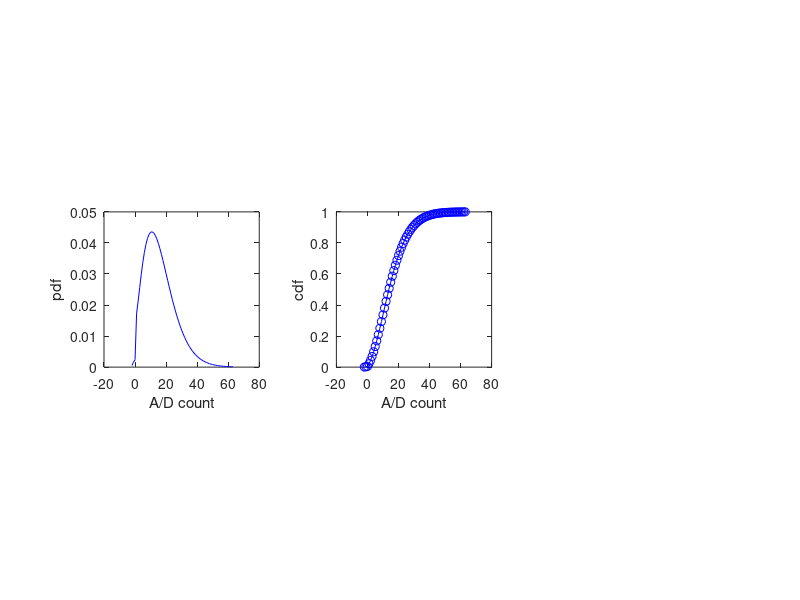

Source code (MATLAB): (Note: this script raises an error after producing the figure.)
clc
clear all
close all


% Define the camera parameters
% ----------------------------

i = 0; % Intensity in photons
q = 0.9; % Quantum yield
c = 5; % Charges (in electrons) that are created during the transfer from the detector to the EM register
g = 200; % Electronic gain of the emCCD detector
f = 63; % A/D factor or detector sensitivity
r = 72; % Readout noise

% Define the intensity (count) probability function
% -------------------------------------------------

l = i*q + c;

P_pos = @(Nic) 1/(sqrt(2*pi)*r) * exp(-l - (f*Nic)^2/(2*r^2)) + 2/g * ncx2pdf(2*l,4,2*f*Nic/g);
P_neg = @(Nic) 1/(sqrt(2*pi)*r) * exp(-l - (f*Nic)^2/(2*r^2));

% Calculate the distribution according to the parameters defined above
% --------------------------------------------------------------------

Min_count = -1000;
Max_count = 14000;
Count = Min_count : 1 : Max_count;
pdf = zeros(1,Max_count-Min_count);
pdf = double(pdf);

for Nic = Min_count : 1 : Max_count
    
    n = Nic - Min_count + 1;
    if Nic>0
        pdf(n) = P_pos(Nic);
    else
        pdf(n) = P_neg(Nic);
    end
end

% Recalculate the range of count values according to the values of the pdf
% ------------------------------------------------------------------------

pdf = pdf / sum(pdf);
Idx_Min = find(pdf>0.0001, 1, 'first');
Idx_Max = find(pdf>0.0001, 1, 'last');

Count = Count(Idx_Min:Idx_Max);
pdf = pdf(Idx_Min:Idx_Max);
NCount = size(Count,2);

figure(1)
subplot(1,3,1)
plot(Count, pdf, '-b')
axis square
xlabel('A/D count')
ylabel('pdf')

% Infer the cumulative distribution
% ---------------------------------

cdf = zeros(1,NCount);
cdf = double(cdf);

for n = 1 : NCount
    if n == 1
        cdf(n) = pdf(n);
    else
        cdf(n) = cdf(n-1) + pdf(n);
    end
end

cdf = cdf/max(cdf);

subplot(1,3,2)
plot(Count, cdf, '-ob')
axis square
xlabel('A/D count')
ylabel('cdf')

% Infer the inverse cumulative distribution
% -----------------------------------------

fitobject = fit(cdf',Count','linearinterp');

X_fit = 0 : 0.001 : 1;
Y_fit = fitobject(X_fit);

subplot(1,3,3)
plot(cdf, Count, '-ob')
hold on
plot(X_fit, Y_fit, '-r')
axis square